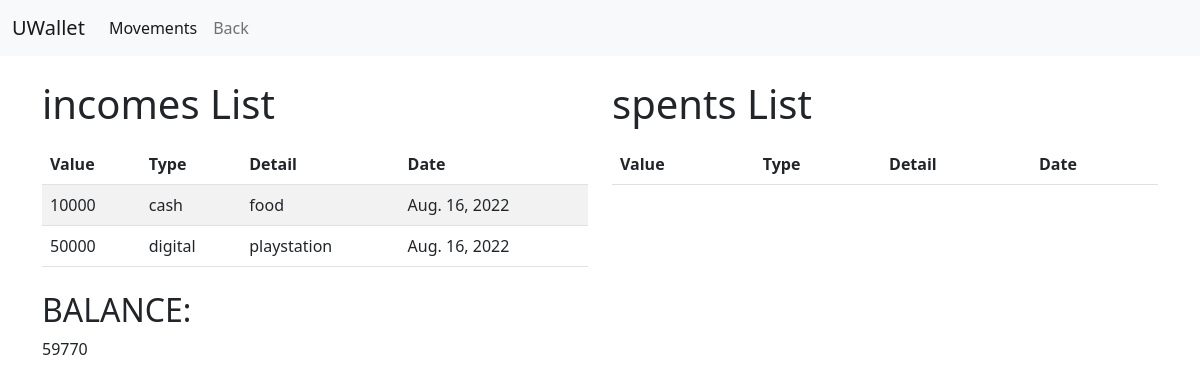
The app's page /movements/ with its own data.
### wallet/models.py (models this page shows, shortened)
class Income (models.Model):
    value_income = models.IntegerField(default=0)
    type_income = models.CharField(default= "", max_length=200)
    detail_income = models.CharField(max_length=200)
    date_income = models.DateField('Income date.')

### wallet/views.py (the view)
# urls.py: path('movements/', views.movements),
def movements(request):
    spents = Spent.objects.all()
    totalspent=0
    for i in spents:
        totalspent= totalspent+i.value_spent
    incomes = Income.objects.all()
    totalincome= 0
    for i in incomes:
        totalincome= totalincome+i.value_income
    balance = totalincome-totalspent
    return render(request, 'movements/movements.html', {"spent": spents, "incomes": incomes, "balance":balance })

### wallet/templates/movements/movements.html (shortened to what this page needs)
{% extends "./base.html" %} {% block title %} MOVEMENTS {% endblock %} {% block body %}
<div class="row">
    <div class="co-sm-12 col-md-4 col-lg-6 col-xl-6">
        <h1>incomes List</h1>
        <div class="table-responsive py-2">
            <table class="table table-striped">
                <thead>
                    <tr>
                        <th>Value</th>
                        <th>Type</th>
                        <th>Detail</th>
                        <th>Date</th>
                    </tr>
                </thead>
                <tbody>
                    {% for c in incomes %}
                    <tr>
                        <td>{{c.value_income}}</td>
                        <td>{{c.type_income}}</td>
                        <td>{{c.detail_income}}</td>
                        <td>{{c.date_income}}</td>
                    </tr>
                    {% endfor %}
                </tbody>
            </table>
        </div>
    </div>
    <div class="co-sm-12 col-md-4 col-lg-6 col-xl-6">
        <h1>spents List</h1>
        <div class="table-responsive py-2">
            <table class="table table-striped">
                <thead>
                    <tr>
                        <th>Value</th>
                        <th>Type</th>
                        <th>Detail</th>
                        <th>Date</th>
                    </tr>
                </thead>
            </table>
        </div>
    </div>
</div>
<h2>BALANCE: </h2>{{balance}} {% endblock %}

### records on screen
Income: value_income "10000", type_income "cash", detail_income "food", date_income "Aug. 16, 2022"
Income: value_income "50000", type_income "digital", detail_income "playstation", date_income "Aug. 16, 2022"

### other values on screen
{{ balance }} "59770"
